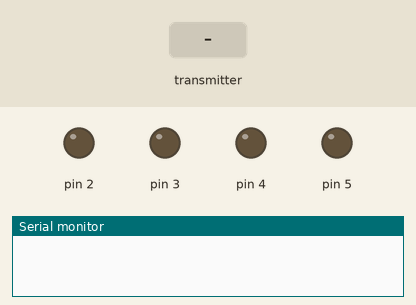
Bench run of a sketch on a simulated Arduino Uno, built with avr-gcc and run on an emulated ATmega328P. Parts: output pins drawn as LEDs (lit = HIGH), the last lines printed to the serial monitor. The test bench sets the inputs (shaded band). No radio packets arrive unless stated.

Above: at 1.2 s.
1.3 s: the transmitter starts sending left = 256
At 1.7 s:
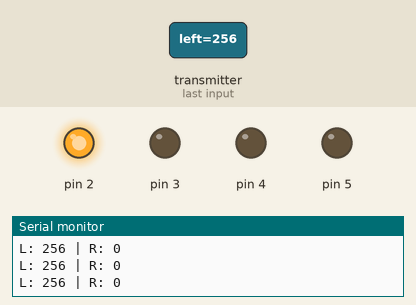
2.8 s: the transmitter starts sending right = 256
At 4.0 s:
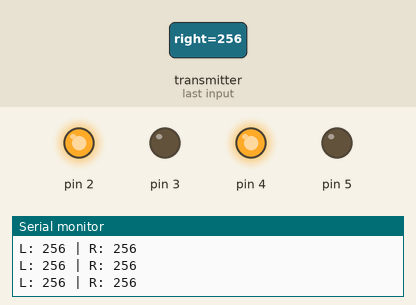
4.3 s: the transmitter starts sending left = 0
At 5.1 s:
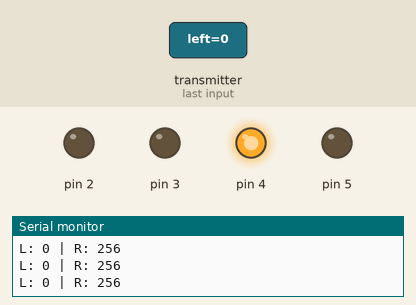
5.8 s: the transmitter starts sending left = 512
At 6.3 s:
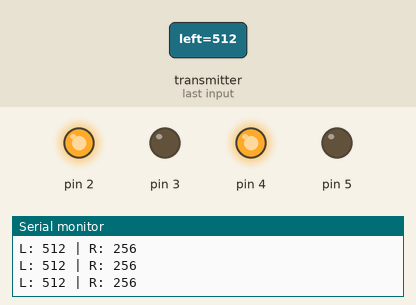
7.3 s: the transmitter starts sending right = 0
At 8.6 s:
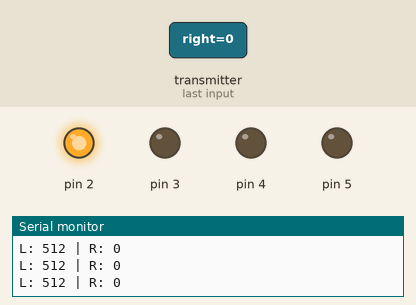
Timing chart, 0 to 9.8 s (numbered marks = the images above; inputs shaded):
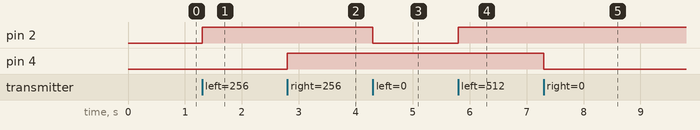

Measured:
- after the input at 1.3 s, pin 2: LOW → HIGH at once
- after the input at 2.8 s, pin 4: LOW → HIGH at once
- after the input at 4.3 s, pin 2: HIGH → LOW at once
- after the input at 5.8 s, pin 2: LOW → HIGH at once
- after the input at 7.3 s, pin 4: HIGH → LOW at once

The sketch:

arduinoWi-FiRobot.ino
```cpp
#include <SPI.h>
#include <nRF24L01.h>
#include <RF24.h>

// CE ve CSN pinlerini ayarla
RF24 radio(9, 10);

// Aynı adresle eşleşmek zorunda
const byte adres[] = "robot";

// Gelen veriyi tutacak yapı (kumanda ile aynı struct olmalı!)
struct MotorData {
  int left;
  int right;
};

// Motorlara PWM sinyali gönderme fonksiyonu
void setMotors(int leftMotor, int rightMotor) {
  // Değerleri sınırla
  leftMotor = constrain(leftMotor, -255, 255);
  rightMotor = constrain(rightMotor, -255, 255);

  // Sol motor kontrolü (2 ve 3 pinleri)
  if (leftMotor > 0) {
    analogWrite(2, leftMotor);
    analogWrite(3, 0);
  } else {
    analogWrite(2, 0);
    analogWrite(3, -leftMotor);
  }

  // Sağ motor kontrolü (4 ve 5 pinleri)
  if (rightMotor > 0) {
    analogWrite(4, rightMotor);
    analogWrite(5, 0);
  } else {
    analogWrite(4, 0);
    analogWrite(5, -rightMotor);
  }
}

void setup() {
  // Motor pinlerini çıkış olarak ayarla
  pinMode(2, OUTPUT); pinMode(3, OUTPUT);
  pinMode(4, OUTPUT); pinMode(5, OUTPUT);

  Serial.begin(9600);     // Seri monitör (opsiyonel)

  radio.begin();          // nRF başlat
  radio.setPALevel(RF24_PA_LOW);  // Güç seviyesi
  radio.setChannel(115);          // Kanal aynı olmalı
  radio.openReadingPipe(1, adres); // Alıcı adresi
  radio.startListening();         // Alıcı moduna geç
}

void loop() {
  // Gelen veri varsa
  if (radio.available()) {
    MotorData data;
    radio.read(&data, sizeof(data)); // Veriyi oku
    setMotors(data.left, data.right); // Motorlara uygula

    // Seri monitöre yaz (debug için)
    Serial.print("L: "); Serial.print(data.left);
    Serial.print(" | R: "); Serial.println(data.right);
  }
}
```
